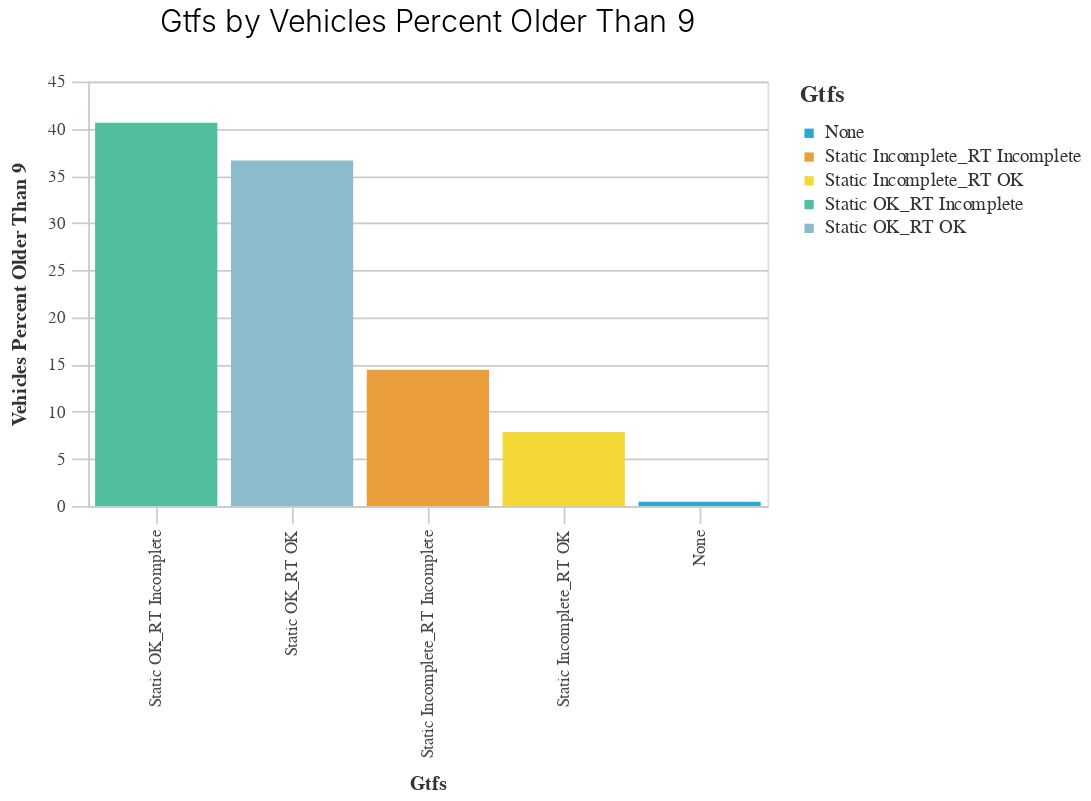
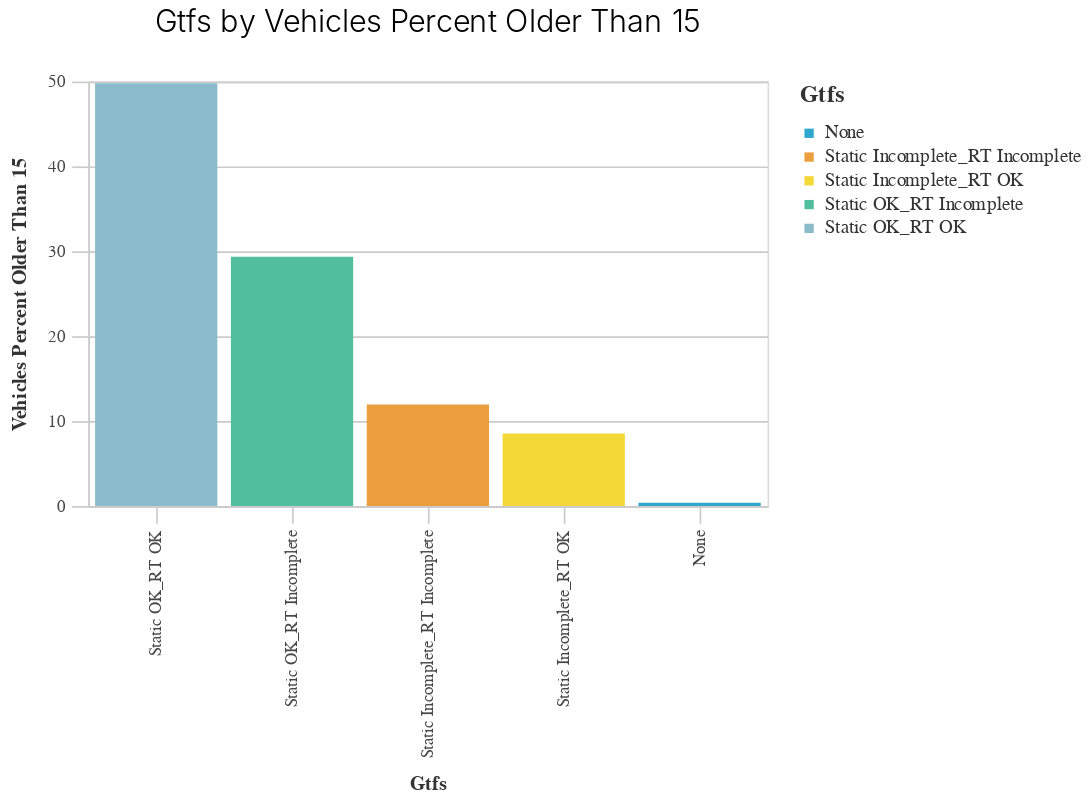
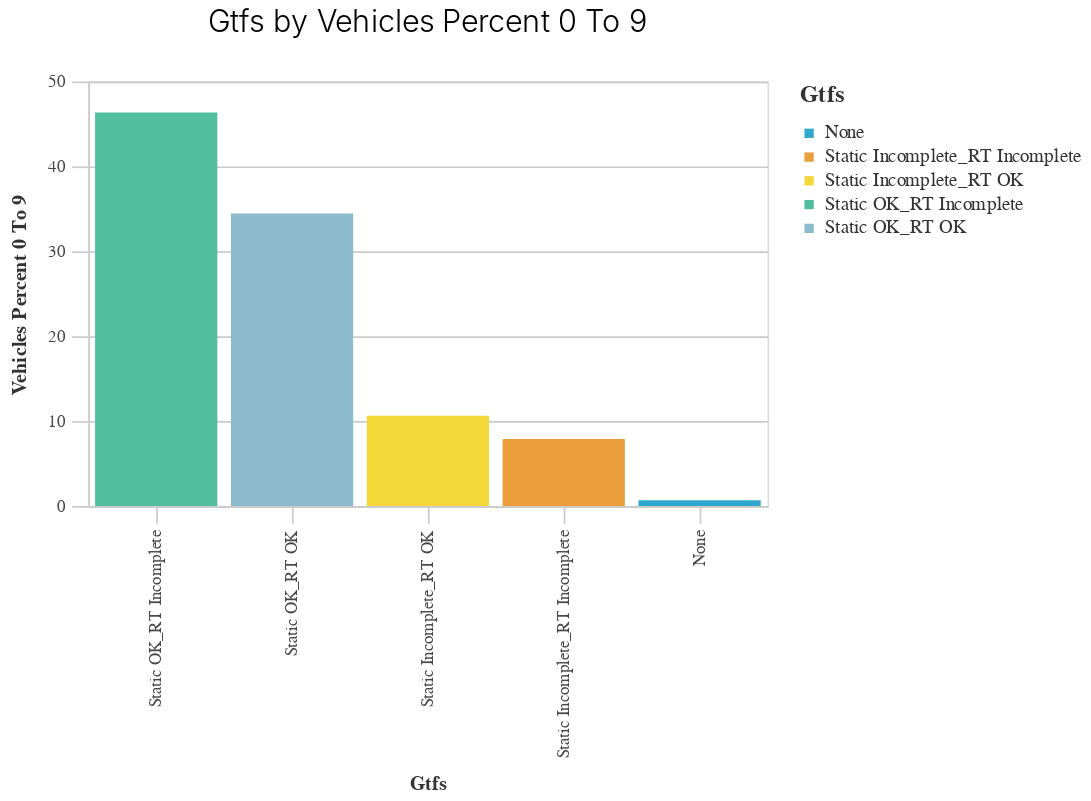
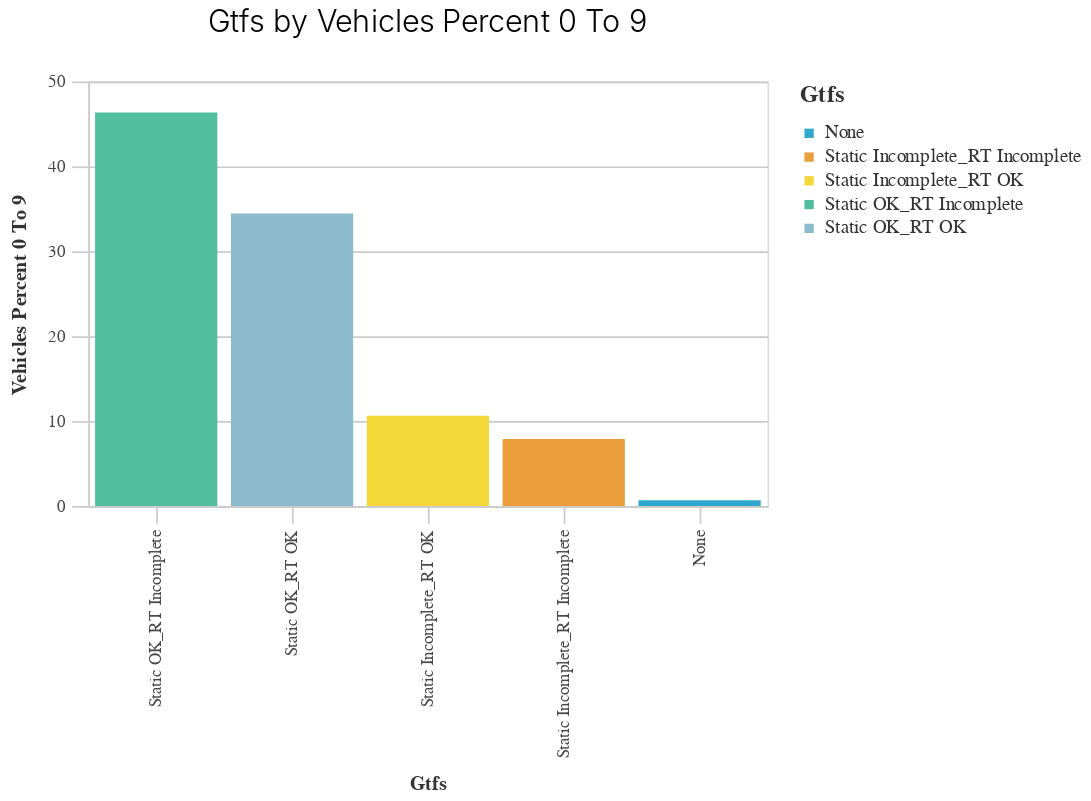

Notebook code cell kept with these figures, in order:
### Code cell
_utils.multi_charts((_utils.aggregation_one(final, 'GTFS')), 'GTFS', vehicle_size)

### Figure 1 — Vega-Lite specification as saved in the notebook (floating-point values rounded to 4 significant figures)
{"config": {"view": {"continuousWidth": 400, "continuousHeight": 300}, "axis": {"domainColor": "#cbcbcb", "grid": true, "gridColor": "#cbcbcb", "gridWidth": 1, "labelColor": "#474747", "labelFont": "Nunito Sans", "labelFontSize": 10, "labelPadding": 4, "tickColor": "#cbcbcb", "tickSize": 10, "titleColor": "#333", "titleFont": "Raleway", "titleFontSize": 12, "titlePadding": 10}, "axisBand": {"grid": false}, "background": "white", "font": "Raleway", "header": {"labelFont": "Nunito Sans", "titleFont": "Raleway"}, "legend": {"labelColor": "#333", "labelFont": "Nunito Sans", "labelFontSize": 11, "labelLimit": 0, "padding": 1, "symbolSize": 30, "symbolType": "square", "titleColor": "#333", "titleFont": "Raleway", "titleFontSize": 14, "titlePadding": 10}, "title": {"anchor": "middle", "font": "Raleway", "fontSize": 18, "fontWeight": 300, "offset": 20}}, "data": {"name": "data-076a01ef2fd536a4ea41991803a66427"}, "mark": "bar", "encoding": {"color": {"field": "GTFS", "legend": {"title": "Gtfs"}, "scale": {"range": ["#2EA8CE", "#EB9F3C", "#F4D837", "#51BF9D", "#8CBCCB", "#9487C0"]}, "type": "nominal"}, "x": {"field": "GTFS", "sort": "-y", "title": "Gtfs", "type": "nominal"}, "y": {"field": "vehicles_percent_older_than_9", "title": "Vehicles Percent Older Than 9", "type": "quantitative"}}, "height": 250, "title": "Gtfs by Vehicles Percent Older Than 9", "width": 400, "$schema": "https://vega.github.io/schema/vega-lite/v4.17.0.json", "datasets": {"data-076a01ef2fd536a4ea41991803a66427": [{"GTFS": "None", "vehicles_percent_older_than_9": 0.4514}, {"GTFS": "Static Incomplete_RT Incomplete", "vehicles_percent_older_than_9": 14.44}, {"GTFS": "Static Incomplete_RT OK", "vehicles_percent_older_than_9": 7.839}, {"GTFS": "Static OK_RT Incomplete", "vehicles_percent_older_than_9": 40.64}, {"GTFS": "Static OK_RT OK", "vehicles_percent_older_than_9": 36.63}]}}

### Figure 2 — Vega-Lite specification as saved in the notebook (floating-point values rounded to 4 significant figures)
{"config": {"view": {"continuousWidth": 400, "continuousHeight": 300}, "axis": {"domainColor": "#cbcbcb", "grid": true, "gridColor": "#cbcbcb", "gridWidth": 1, "labelColor": "#474747", "labelFont": "Nunito Sans", "labelFontSize": 10, "labelPadding": 4, "tickColor": "#cbcbcb", "tickSize": 10, "titleColor": "#333", "titleFont": "Raleway", "titleFontSize": 12, "titlePadding": 10}, "axisBand": {"grid": false}, "background": "white", "font": "Raleway", "header": {"labelFont": "Nunito Sans", "titleFont": "Raleway"}, "legend": {"labelColor": "#333", "labelFont": "Nunito Sans", "labelFontSize": 11, "labelLimit": 0, "padding": 1, "symbolSize": 30, "symbolType": "square", "titleColor": "#333", "titleFont": "Raleway", "titleFontSize": 14, "titlePadding": 10}, "title": {"anchor": "middle", "font": "Raleway", "fontSize": 18, "fontWeight": 300, "offset": 20}}, "data": {"name": "data-4d740383295929ed45bd91791b263bd7"}, "mark": "bar", "encoding": {"color": {"field": "GTFS", "legend": {"title": "Gtfs"}, "scale": {"range": ["#2EA8CE", "#EB9F3C", "#F4D837", "#51BF9D", "#8CBCCB", "#9487C0"]}, "type": "nominal"}, "x": {"field": "GTFS", "sort": "-y", "title": "Gtfs", "type": "nominal"}, "y": {"field": "vehicles_percent_older_than_15", "title": "Vehicles Percent Older Than 15", "type": "quantitative"}}, "height": 250, "title": "Gtfs by Vehicles Percent Older Than 15", "width": 400, "$schema": "https://vega.github.io/schema/vega-lite/v4.17.0.json", "datasets": {"data-4d740383295929ed45bd91791b263bd7": [{"GTFS": "None", "vehicles_percent_older_than_15": 0.3807}, {"GTFS": "Static Incomplete_RT Incomplete", "vehicles_percent_older_than_15": 11.95}, {"GTFS": "Static Incomplete_RT OK", "vehicles_percent_older_than_15": 8.527}, {"GTFS": "Static OK_RT Incomplete", "vehicles_percent_older_than_15": 29.35}, {"GTFS": "Static OK_RT OK", "vehicles_percent_older_than_15": 49.79}]}}

### Figure 3 — Vega-Lite specification as saved in the notebook (floating-point values rounded to 4 significant figures)
{"config": {"view": {"continuousWidth": 400, "continuousHeight": 300}, "axis": {"domainColor": "#cbcbcb", "grid": true, "gridColor": "#cbcbcb", "gridWidth": 1, "labelColor": "#474747", "labelFont": "Nunito Sans", "labelFontSize": 10, "labelPadding": 4, "tickColor": "#cbcbcb", "tickSize": 10, "titleColor": "#333", "titleFont": "Raleway", "titleFontSize": 12, "titlePadding": 10}, "axisBand": {"grid": false}, "background": "white", "font": "Raleway", "header": {"labelFont": "Nunito Sans", "titleFont": "Raleway"}, "legend": {"labelColor": "#333", "labelFont": "Nunito Sans", "labelFontSize": 11, "labelLimit": 0, "padding": 1, "symbolSize": 30, "symbolType": "square", "titleColor": "#333", "titleFont": "Raleway", "titleFontSize": 14, "titlePadding": 10}, "title": {"anchor": "middle", "font": "Raleway", "fontSize": 18, "fontWeight": 300, "offset": 20}}, "data": {"name": "data-20aa0043083fac56d47a8b0b8204450a"}, "mark": "bar", "encoding": {"color": {"field": "GTFS", "legend": {"title": "Gtfs"}, "scale": {"range": ["#2EA8CE", "#EB9F3C", "#F4D837", "#51BF9D", "#8CBCCB", "#9487C0"]}, "type": "nominal"}, "x": {"field": "GTFS", "sort": "-y", "title": "Gtfs", "type": "nominal"}, "y": {"field": "vehicles_percent_0_to_9", "title": "Vehicles Percent 0 To 9", "type": "quantitative"}}, "height": 250, "title": "Gtfs by Vehicles Percent 0 To 9", "width": 400, "$schema": "https://vega.github.io/schema/vega-lite/v4.17.0.json", "datasets": {"data-20aa0043083fac56d47a8b0b8204450a": [{"GTFS": "None", "vehicles_percent_0_to_9": 0.6774}, {"GTFS": "Static Incomplete_RT Incomplete", "vehicles_percent_0_to_9": 7.896}, {"GTFS": "Static Incomplete_RT OK", "vehicles_percent_0_to_9": 10.63}, {"GTFS": "Static OK_RT Incomplete", "vehicles_percent_0_to_9": 46.34}, {"GTFS": "Static OK_RT OK", "vehicles_percent_0_to_9": 34.46}]}}

### Figure 4 — Vega-Lite specification as saved in the notebook (floating-point values rounded to 4 significant figures)
{"config": {"view": {"continuousWidth": 400, "continuousHeight": 300}, "axis": {"domainColor": "#cbcbcb", "grid": true, "gridColor": "#cbcbcb", "gridWidth": 1, "labelColor": "#474747", "labelFont": "Nunito Sans", "labelFontSize": 10, "labelPadding": 4, "tickColor": "#cbcbcb", "tickSize": 10, "titleColor": "#333", "titleFont": "Raleway", "titleFontSize": 12, "titlePadding": 10}, "axisBand": {"grid": false}, "background": "white", "font": "Raleway", "header": {"labelFont": "Nunito Sans", "titleFont": "Raleway"}, "legend": {"labelColor": "#333", "labelFont": "Nunito Sans", "labelFontSize": 11, "labelLimit": 0, "padding": 1, "symbolSize": 30, "symbolType": "square", "titleColor": "#333", "titleFont": "Raleway", "titleFontSize": 14, "titlePadding": 10}, "title": {"anchor": "middle", "font": "Raleway", "fontSize": 18, "fontWeight": 300, "offset": 20}}, "data": {"name": "data-20aa0043083fac56d47a8b0b8204450a"}, "mark": "bar", "encoding": {"color": {"field": "GTFS", "legend": {"title": "Gtfs"}, "scale": {"range": ["#2EA8CE", "#EB9F3C", "#F4D837", "#51BF9D", "#8CBCCB", "#9487C0"]}, "type": "nominal"}, "x": {"field": "GTFS", "sort": "-y", "title": "Gtfs", "type": "nominal"}, "y": {"field": "vehicles_percent_0_to_9", "title": "Vehicles Percent 0 To 9", "type": "quantitative"}}, "height": 250, "title": "Gtfs by Vehicles Percent 0 To 9", "width": 400, "$schema": "https://vega.github.io/schema/vega-lite/v4.17.0.json", "datasets": {"data-20aa0043083fac56d47a8b0b8204450a": [{"GTFS": "None", "vehicles_percent_0_to_9": 0.6774}, {"GTFS": "Static Incomplete_RT Incomplete", "vehicles_percent_0_to_9": 7.896}, {"GTFS": "Static Incomplete_RT OK", "vehicles_percent_0_to_9": 10.63}, {"GTFS": "Static OK_RT Incomplete", "vehicles_percent_0_to_9": 46.34}, {"GTFS": "Static OK_RT OK", "vehicles_percent_0_to_9": 34.46}]}}
